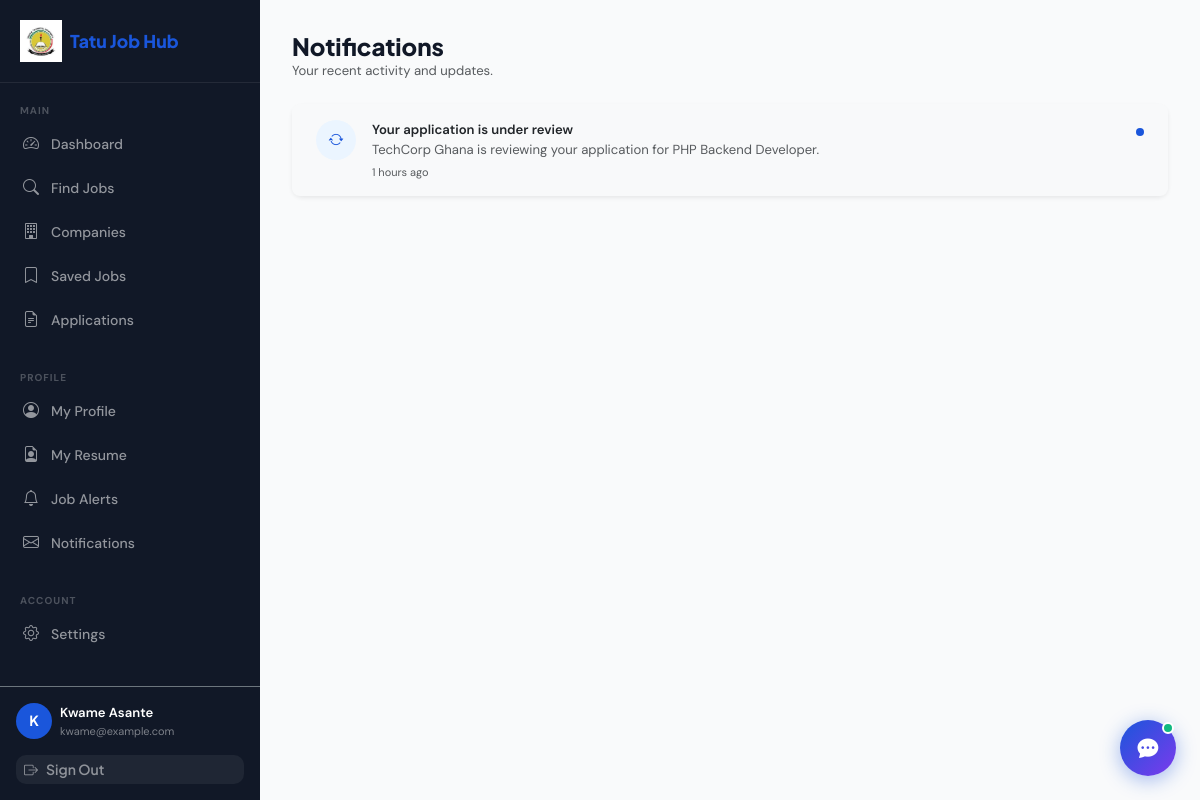
/config/public/seeker/notifications (signed in), run on the app's committed database.
### tables this page shows
CREATE TABLE notifications (
    id          INT UNSIGNED    NOT NULL AUTO_INCREMENT,
    user_id     INT UNSIGNED    NOT NULL,
    type        ENUM(
                  'application_received',
                  'application_status_changed',
                  'shortlisted',
                  'interview_scheduled',
                  'interview_cancelled',
                  'job_alert',
                  'company_approved',
                  'company_rejected',
                  'job_expired',
                  'system'
                ) NOT NULL,
    title       VARCHAR(200)    NOT NULL,
    message     TEXT            NOT NULL,
    link        VARCHAR(500)    NULL     COMMENT 'URL to navigate to on click',
    is_read     TINYINT(1)      NOT NULL DEFAULT 0,
    created_at  TIMESTAMP       NOT NULL DEFAULT CURRENT_TIMESTAMP,

    PRIMARY KEY (id),
    INDEX idx_notif_user_id (user_id),
    INDEX idx_notif_is_read (is_read),
    INDEX idx_notif_created_at (created_at),
    CONSTRAINT fk_notif_user
        FOREIGN KEY (user_id) REFERENCES users(id) ON DELETE CASCADE
);

### core/Controller.php (called while the page is built, shortened)
<?php
abstract class Controller
{
    protected function view(string $view, array $data = [], string $layout = 'main'): void
    {
        extract($data, EXTR_SKIP);
        $viewFile = ROOT_PATH . "/app/views/{$view}.php";
        ob_start(); require $viewFile; $content = ob_get_clean();
    }
}

### app/controllers/SeekerController.php (called while the page is built, shortened)
<?php
require_once ROOT_PATH . '/core/Controller.php';
class SeekerController extends Controller
{
    public function notifications(): void
    {
        $db    = Database::getInstance();
        $notifs = $db->fetchAll(
            "SELECT * FROM notifications WHERE user_id = ?
              ORDER BY created_at DESC LIMIT 50",
            [Session::id()]
        );
        $this->view('seeker/notifications', [
            'title'   => 'Notifications',
            'notifs'  => $notifs,
        ], 'seeker');
    }
}

### core/bootstrap.php (called while the page is built, shortened)
<?php
spl_autoload_register(function (string $class): void {
    $paths = [
        ROOT_PATH . '/core/' . $class . '.php',
        ROOT_PATH . '/app/middleware/' . $class . '.php',
    ];
    foreach ($paths as $file) {
        if (file_exists($file)) {
            return;
        }
    }
});
require_once ROOT_PATH . '/app/helpers/functions.php';
$router = new Router();
$router->dispatch();

### config/public/index.php (called while the page is built, shortened)
<?php
require ROOT_PATH . '/core/bootstrap.php';

### core/Database.php (called while the page is built, shortened)
<?php
class Database
{
    private static ?Database $instance = null;
    private PDO $pdo;
    private function __construct()
    {
        $cfg = require ROOT_PATH . '/config/database.php';
        $dsn = "mysql:host={$cfg['host']};port={$cfg['port']};dbname={$cfg['dbname']};charset=utf8mb4";
        $opts = [
            PDO::ATTR_ERRMODE            => PDO::ERRMODE_EXCEPTION,
            PDO::ATTR_DEFAULT_FETCH_MODE => PDO::FETCH_ASSOC,
            PDO::ATTR_EMULATE_PREPARES   => false,
            PDO::MYSQL_ATTR_INIT_COMMAND => "SET NAMES utf8mb4 COLLATE utf8mb4_unicode_ci",
        ];
        try {
            $this->pdo = new PDO($dsn, $cfg['username'], $cfg['password'], $opts);
        } catch (PDOException $e) {
            throw new RuntimeException('DB connection failed: ' . $e->getMessage());
        }
    }
    public static function getInstance(): static
    {
        if (static::$instance === null) static::$instance = new static();
        return static::$instance;
    }
    public function query(string $sql, array $params = []): PDOStatement
    {
        $stmt = $this->pdo->prepare($sql);
        $stmt->execute($params);
        return $stmt;
    }
    public function fetchAll(string $sql, array $params = []): array
    {
        return $this->query($sql, $params)->fetchAll();
    }
}

### core/Session.php (called while the page is built, shortened)
<?php
class Session
{
    public static function id(): int       { return (int)($_SESSION['user']['id'] ?? 0); }
}

### config/database.php (called while the page is built)
<?php
return [
    'host'     => 'localhost',
    'port'     => 3306,
    'dbname'   => 'job_portal',
    'username' => 'root',
    'password' => '',
    'charset'  => 'utf8mb4',
];

### app/helpers/functions.php (called while the page is built, shortened)
<?php
function e(mixed $v): string { return htmlspecialchars((string)$v, ENT_QUOTES|ENT_SUBSTITUTE, 'UTF-8'); }
function time_ago(string $d): string
{
    $diff = time() - strtotime($d);
    if ($diff < 86400)   return (int)($diff/3600) . ' hours ago';
    return (int)($diff/2592000) . ' months ago';
}

### app/views/seeker/notifications.php (the view)
<div class="d-flex align-items-center justify-content-between mb-4">
    <div>
        <h1 class="h4 fw-800 mb-0">Notifications</h1>
        <p class="text-muted small mb-0">Your recent activity and updates.</p>
    </div>
</div>
<?php if (empty($notifs)): ?>
<div class="card border-0 shadow-sm">
    <div class="card-body text-center py-5">
        <i class="bi bi-bell text-muted" style="font-size:3rem;"></i>
        <h5 class="fw-700 mt-3">No notifications yet</h5>
        <p class="text-muted">You'll see updates about your applications here.</p>
    </div>
</div>
<?php else: ?>
<div class="card border-0 shadow-sm">
    <div class="list-group list-group-flush rounded-3">
        <?php foreach ($notifs as $n): ?>
        <div class="list-group-item border-0 px-4 py-3 <?= !$n['is_read'] ? 'bg-light' : '' ?>">
            <div class="d-flex gap-3 align-items-start">
                <div class="rounded-circle d-flex align-items-center justify-content-center flex-shrink-0"
                     style="width:40px;height:40px;background:#EBF5FF;">
                    <i class="bi bi-<?= match($n['type']) {
                        'application_received'       => 'file-earmark-check',
                        'application_status_changed' => 'arrow-repeat',
                        'shortlisted'                => 'star',
                        'interview_scheduled'        => 'calendar-check',
                        'company_approved'           => 'building-check',
                        'job_alert'                  => 'bell',
                        default                      => 'info-circle'
                    } ?> text-primary"></i>
                </div>
                <div class="flex-grow-1">
                    <div class="fw-600 small"><?= e($n['title']) ?></div>
                    <div class="text-muted small"><?= e($n['message']) ?></div>
                    <div class="text-muted mt-1" style="font-size:11px;">
                        <?= time_ago($n['created_at']) ?>
                    </div>
                </div>
                <?php if (!$n['is_read']): ?>
                <div class="flex-shrink-0">
                    <span class="badge bg-primary rounded-circle p-1" style="width:8px;height:8px;display:inline-block;"></span>
                </div>
                <?php endif; ?>
            </div>
        </div>
        <?php endforeach; ?>
    </div>
</div>
<?php endif; ?>

### core/Router.php (shortened to what this page needs)
<?php
class Router
{
    private array $routes = [];
    private array $groupMiddleware = [];
    private string $groupPrefix = '';
    public function group(array $opts, callable $cb): void
    {
        $prevPrefix = $this->groupPrefix;
        $prevMw     = $this->groupMiddleware;
        $this->groupPrefix     .= ($opts['prefix'] ?? '');
        $this->groupMiddleware  = array_merge($this->groupMiddleware, $opts['middleware'] ?? []);
        $this->groupPrefix     = $prevPrefix;
        $this->groupMiddleware = $prevMw;
    }
    private function add(string $method, string $path, string $handler, array $mw): void
    {
        $full = $this->groupPrefix . $path;
        $this->routes[] = [
            'method'  => $method,
            'pattern' => '#^' . preg_replace('/\{([a-zA-Z_]+)\}/', '(?P<$1>[^/]+)', $full) . '$#',
            'handler' => $handler,
            'mw'      => array_merge($this->groupMiddleware, $mw),
        ];
    }
    public function dispatch(): void
    {
        $method = $_SERVER['REQUEST_METHOD'];
        $uri    = $this->uri();
        foreach ($this->routes as $route) {
            if ($route['method'] !== $method) continue;
            if (!preg_match($route['pattern'], $uri, $matches)) continue;
            $params = array_filter($matches, 'is_string', ARRAY_FILTER_USE_KEY);
            $this->call($route['handler'], $params);
            return;
        }
    }
    private function uri(): string
    {
        $uri  = parse_url($_SERVER['REQUEST_URI'] ?? '/', PHP_URL_PATH);
        $scriptBase = rtrim(dirname($_SERVER['SCRIPT_NAME'] ?? '/'), '/');
        if ($scriptBase && $scriptBase !== '/config/public' && $scriptBase !== '/public'
            && str_starts_with($uri, $scriptBase)) {
            $uri = substr($uri, strlen($scriptBase));
        }
        return '/' . ltrim($uri ?: '/', '/');
    }
    private function call(string $handler, array $params): void
    {
        [$class, $method] = explode('@', $handler, 2);
        $ctrl = new $class();
        $reflection = new ReflectionMethod($ctrl, $method);
        $paramCount = $reflection->getNumberOfParameters();
        if ($paramCount === 0) {
            $ctrl->$method();
            return;
        }
    }
}

### config/public/assets/css/style.css (style rules this page uses)
:root { --primary:#1A56DB;--primary-dark:#1347c8;--primary-light:#EBF5FF;--dark:#111827;--muted:#6B7280;--border:#E5E7EB;--bg:#F9FAFB;--radius:10px;--shadow:0 4px 16px rgba(0,0,0,.08); }
body { font-family:'DM Sans',sans-serif;font-size:15px;color:var(--dark);background:#fff;-webkit-font-smoothing:antialiased; }
h1,h2,h3,h4,h5,h6,.navbar-brand,.fw-700,.fw-800 { font-family:'Plus Jakarta Sans',sans-serif; }
.fw-800 { font-weight:800!important }
.fw-600 { font-weight:600!important }
.card { border:1px solid var(--border);border-radius:var(--radius);box-shadow:0 1px 3px rgba(0,0,0,.08); }
.text-primary { color:var(--primary)!important }
.bg-primary { background:var(--primary)!important }
html { scroll-behavior: smooth; }

### data on the page
notifications: title "Your application is under review", message "TechCorp Ghana is reviewing your application for PHP Backend Developer.", created_at "1 hours ago", is_read 0 (drawn)

### other printed values
$label "Dashboard Find Jobs Companies Saved Jobs Applications My Profile My Resume Job Alerts Notifications Settings"
